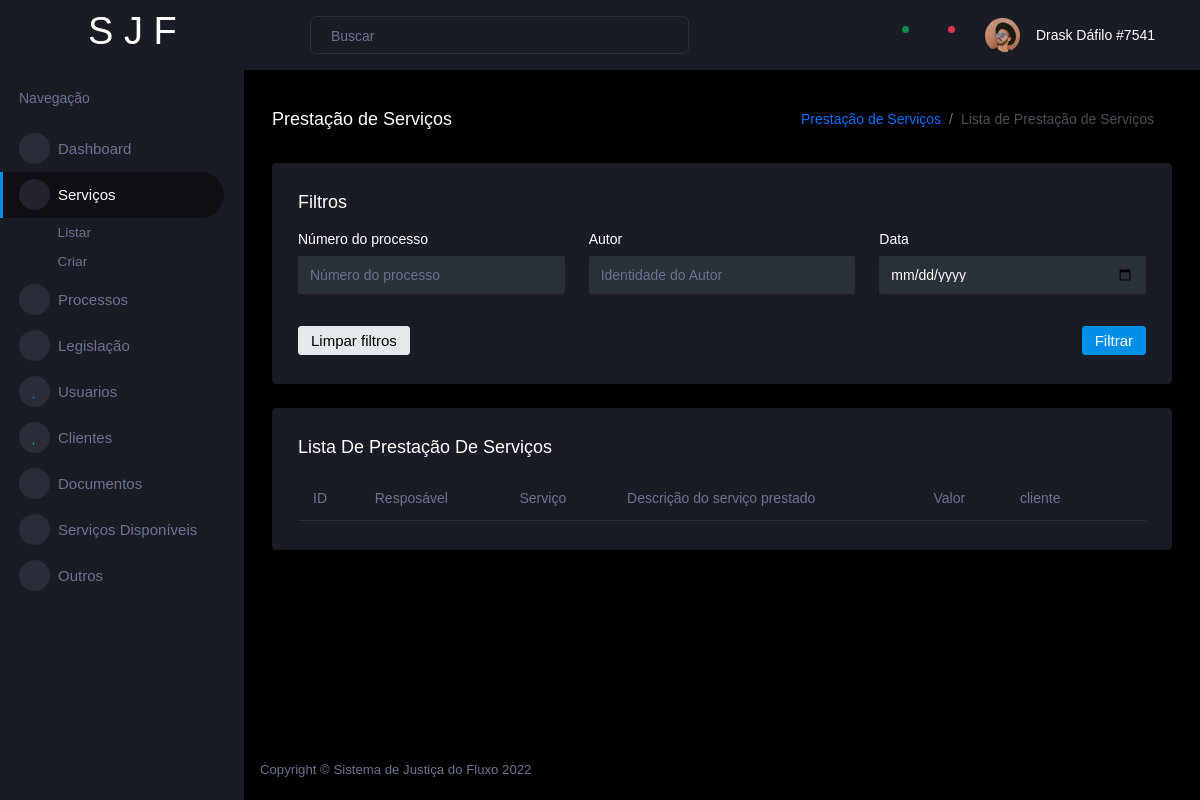
The app's page /dashboard/servicos/prestacao-servico/listar/ (signed in), older data.
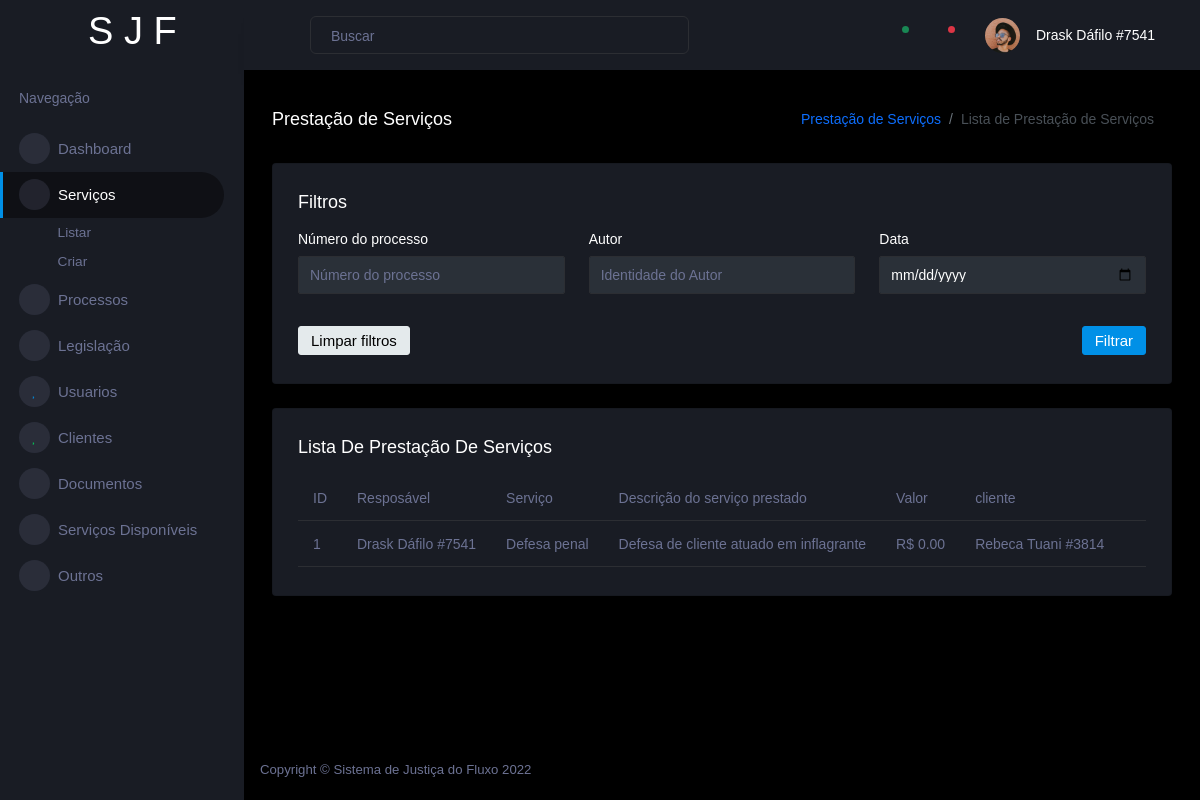
The same page, newer data.
### projeto_advocacia/processo/models.py (models this page shows)
class PrestacaoServico(models.Model):
    responsavel = models.ForeignKey(Usuario, on_delete=models.SET_NULL, null=True, verbose_name='Resposável')
    servico = models.ForeignKey(Servico, on_delete=models.CASCADE, verbose_name='Serviço')
    descricao = models.TextField(verbose_name='Descrição do serviço prestado', null=True, blank=True)
    valor = models.DecimalField(verbose_name="Valor", max_digits=15, decimal_places=2)
    cliente = models.ForeignKey(Cliente, on_delete=models.SET_NULL, null=True)

### projeto_advocacia/usuario/models.py (models this page shows, shortened)
class Usuario(AbstractUser):
    TIPOS_CARGOS = (
        ('0', 'Cliente'),
        ('1', 'Membro'),
        ('2', 'Advogado'),
        ('3', 'Promotor'),
        ('4', 'Juiz'),
        ('5', 'Juiz-Diretor'),
    )
    TIPOS_ORGS = (
        ('0', 'Policia Militar'),
        ('1', 'Polícia Civil'),
        ('2', 'Fórum'),
        ('3', 'Prefeitura'),
    )
    cargo = models.CharField('Cargo', max_length=20, choices=TIPOS_CARGOS, default='0')
    first_name = models.CharField('Nome', max_length=250, blank=True)
    last_name = models.CharField('Sobrenome', max_length=250, blank=True)
    identidade = models.IntegerField('Identidade', unique=True, null=True, blank=True)
    celular = models.CharField('Celular', max_length=10, null=True, blank=True)
    idade = models.IntegerField('Idade', null=True, blank=True)
    organizacao = models.CharField('Organização', max_length=100, choices=TIPOS_ORGS, null=True, blank=True)
    is_juridico = models.BooleanField('É do Fórum', default=False)
    foto_perfil = models.ImageField('Foto de perfil', null=True, blank=True)
    def __str__(self):
        if self.first_name and self.last_name:
            response = f'{self.first_name} {self.last_name} #{self.identidade}'
        else:
            response = f'{self.username}'
        return response
    def get_nome_identidade(self):
        return self.__str__()

class Servico(models.Model):
    descricao = models.CharField("Descrição", max_length=250)
    valor_base = models.DecimalField("Valor do serviço", max_digits=15, decimal_places=2)
    cargo_responsavel = models.CharField("Cargo resposável", max_length=100, null=True, blank=True)
    is_ativo = models.BooleanField("É ativo", default=True)
    def __str__(self):
        return f'{self.descricao}'

class Cliente(models.Model):
    nome = models.CharField('Nome', max_length=250, blank=True)
    sobrenome = models.CharField('Sobrenome', max_length=250, blank=True)
    identidade = models.IntegerField('Identidade', unique=True, null=True, blank=True)
    celular = models.CharField('Celular', max_length=10, null=True, blank=True)
    idade = models.IntegerField('Idade', null=True, blank=True)
    status = models.CharField('Status', max_length=100, null=True, blank=True)
    organizacao = models.CharField('Organização', max_length=100, null=True, blank=True)
    porte = models.BooleanField('Porte', null=True, blank=True)
    cnh = models.BooleanField('CNH', null=True, blank=True)
    def __str__(self):
        return f'{self.nome} {self.sobrenome} #{self.identidade}'

### projeto_advocacia/usuario/views.py (the view, shortened to what this page needs)
class PrestacaoServicoList(CustomListView):
    model = PrestacaoServico
    queryset = PrestacaoServico.objects.all()
    paginate_by = 10
    ordering = ['pk']
    template_name = 'prestacao_servico/list.html'
    raiz = "Prestação de Serviços"
    titulo = "Lista de Prestação de Serviços"
    fields = '__all__'
    def campos_tabela(self):
        fields = []
        all_fields = self.model._meta.get_fields()
        if self.fields == '__all__':
            return all_fields
        for field in all_fields:
            if field.name in self.fields:
                fields.append(field)
        return fields
    def get_queryset(self):
        queryset = super(PrestacaoServicoList, self).get_queryset()
        return queryset

### projeto_advocacia/core/views.py (called while the page is built)
    def get_config_page(self):
        response = {
            "raiz": self.raiz,
            "titulo": self.titulo,
            "descricao": self.descricao,
            "campos_tabela": self.campos_tabela,
            "campos_filtro": self.campos_filtro,
        }
        return response

    def get_context_data(self, **kwargs):
        context = super(CustomListView, self).get_context_data(**kwargs)
        context['config'] = self.get_config_page()
        return context

    def dispatch(self, request, *args, **kwargs):
        if not request.user.is_authenticated:
            return HttpResponseRedirect("/error/403/")
        else:
            return super(CustomListView, self).dispatch(request, *args, **kwargs)

### templates/prestacao_servico/list.html (shortened to what the changed rows need)
{% extends 'base/main.html' %}
{% load static %}
{% block content %}
    <div class="col-lg-12 grid-margin stretch-card">
        <div class="card">
            <div class="card-body">
                <div class="table-responsive">
                    <table class="table">
                        <thead>
                        <tr>
                            {% for campo in config.campos_tabela %}
                                <th>{{ campo.verbose_name }}</th>
                            {% endfor %}
                            <th></th>
                        </tr>
                        </thead>
                        <tbody id="conteudo">
                        {% load humanize %}
                        {% for object in object_list %}
                            <tr>
                                <td>{{ object.id }}</td>
                                <td>{{ object.responsavel }}</td>
                                <td>{{ object.servico }}</td>
                                <td>{{ object.descricao|slice:":100" }}</td>
                                <td>R$ {{ object.valor }}</td>
                                <td>{{ object.cliente }}</td>
                                <td>
                                    <a href="{% url 'prestacao_servicos_detail' object.pk %}" class="text-primary" style="text-decoration: none;"><i class="mdi mdi-eye"></i></a>
                                </td>
                            </tr>
                        {% endfor %}
                        </tbody>
                    </table>
                </div>
            </div>
        </div>
    </div>
{% endblock %}

Row changes from the older to the newer data that the page shows:
added PrestacaoServico: id "1", responsavel "Drask Dáfilo #7541", servico "Defesa penal", descricao "Defesa de cliente atuado em inflagrante", valor "0.00", cliente "Rebeca Tuani #3814"
